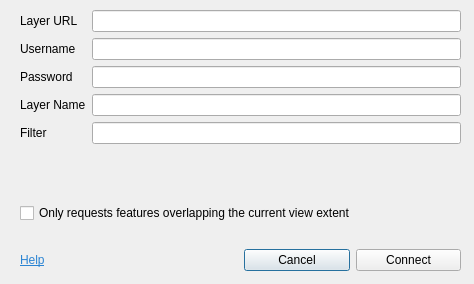
<?xml version="1.0" encoding="UTF-8"?>
<ui version="4.0">
 <class>ArcGisConDialogNew</class>
 <widget class="QDialog" name="ArcGisConDialogNew">
  <property name="geometry">
   <rect>
    <x>0</x>
    <y>0</y>
    <width>474</width>
    <height>284</height>
   </rect>
  </property>
  <property name="windowTitle">
   <string>ArcGIS REST API Connector</string>
  </property>
  <widget class="QWidget" name="verticalLayoutWidget">
   <property name="geometry">
    <rect>
     <x>20</x>
     <y>10</y>
     <width>441</width>
     <height>261</height>
    </rect>
   </property>
   <layout class="QVBoxLayout" name="verticalLayout">
    <item>
     <layout class="QGridLayout" name="gridLayout">
      <item row="0" column="0">
       <widget class="QLabel" name="label">
        <property name="text">
         <string>Layer URL</string>
        </property>
       </widget>
      </item>
      <item row="4" column="0">
       <widget class="QLabel" name="passwordLabel">
        <property name="text">
         <string>Password</string>
        </property>
       </widget>
      </item>
      <item row="0" column="1">
       <widget class="QLineEdit" name="layerUrlInput"/>
      </item>
      <item row="1" column="0">
       <widget class="QLabel" name="usernameLabel">
        <property name="text">
         <string>Username</string>
        </property>
       </widget>
      </item>
      <item row="8" column="0">
       <widget class="QLabel" name="label_2">
        <property name="text">
         <string>Filter</string>
        </property>
       </widget>
      </item>
      <item row="5" column="1">
       <widget class="QLineEdit" name="layerNameInput"/>
      </item>
      <item row="4" column="1">
       <widget class="QLineEdit" name="passwordInput">
        <property name="echoMode">
         <enum>QLineEdit::Password</enum>
        </property>
       </widget>
      </item>
      <item row="5" column="0">
       <widget class="QLabel" name="label_4">
        <property name="text">
         <string>Layer Name</string>
        </property>
       </widget>
      </item>
      <item row="8" column="1">
       <widget class="QLineEdit" name="layerFilterInput"/>
      </item>
      <item row="1" column="1">
       <widget class="QLineEdit" name="usernameInput"/>
      </item>
      <item row="16" column="0" colspan="2">
       <widget class="QCheckBox" name="extentOnly">
        <property name="text">
         <string>Only requests features overlapping the current view extent</string>
        </property>
       </widget>
      </item>
      <item row="15" column="0">
       <spacer name="verticalSpacer">
        <property name="orientation">
         <enum>Qt::Vertical</enum>
        </property>
        <property name="sizeHint" stdset="0">
         <size>
          <width>20</width>
          <height>40</height>
         </size>
        </property>
       </spacer>
      </item>
     </layout>
    </item>
    <item>
     <widget class="QLabel" name="connectionErrorLabel">
      <property name="text">
       <string/>
      </property>
      <property name="wordWrap">
       <bool>true</bool>
      </property>
     </widget>
    </item>
    <item>
     <layout class="QHBoxLayout" name="horizontalLayout">
      <item>
       <widget class="QLabel" name="helpLabel">
        <property name="cursor">
         <cursorShape>ArrowCursor</cursorShape>
        </property>
        <property name="mouseTracking">
         <bool>true</bool>
        </property>
        <property name="focusPolicy">
         <enum>Qt::NoFocus</enum>
        </property>
        <property name="text">
         <string>&lt;html&gt;&lt;head/&gt;&lt;body&gt;&lt;p&gt;&lt;a href=&quot;http://giswiki.hsr.ch/ArcGIS_REST_API_Connector_QGIS_Plugin#Help&quot;&gt;&lt;span style=&quot; text-decoration: underline; color:#2b84d3;&quot;&gt;Help&lt;/span&gt;&lt;/a&gt;&lt;/p&gt;&lt;/body&gt;&lt;/html&gt;</string>
        </property>
       </widget>
      </item>
      <item>
       <layout class="QGridLayout" name="gridLayout_2">
        <item row="0" column="0">
         <widget class="QPushButton" name="cancelButton">
          <property name="text">
           <string>Cancel</string>
          </property>
         </widget>
        </item>
        <item row="0" column="1">
         <widget class="QPushButton" name="connectButton">
          <property name="text">
           <string>Connect</string>
          </property>
         </widget>
        </item>
       </layout>
      </item>
     </layout>
    </item>
   </layout>
  </widget>
 </widget>
 <tabstops>
  <tabstop>layerUrlInput</tabstop>
  <tabstop>usernameInput</tabstop>
  <tabstop>passwordInput</tabstop>
  <tabstop>layerNameInput</tabstop>
  <tabstop>connectButton</tabstop>
  <tabstop>cancelButton</tabstop>
  <tabstop>layerFilterInput</tabstop>
  <tabstop>extentOnly</tabstop>
 </tabstops>
 <resources/>
 <connections/>
</ui>
